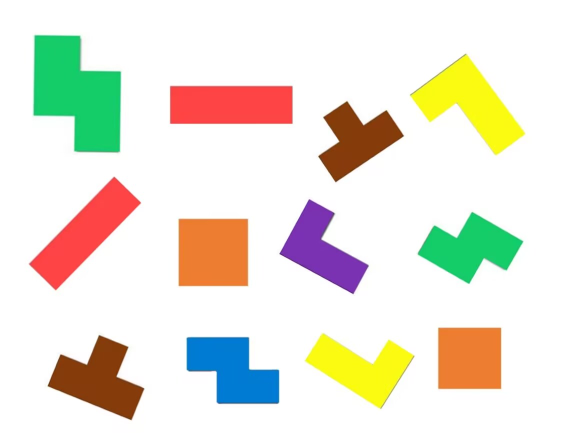
//> input picture 视觉进阶作业1.jpg, 1170 x 865 px (shown at 1/2 size)
$ ./quickdemo   (built with g++ and OpenCV 4)
//> lines starting //> are read from the running program, lines starting //| are printed output that depends on the picture; after the words box and inside, x2 and y2 are one past the last pixel; in counts of white or black regions, pixels touching at a corner belong together
#include <opencv2/opencv.hpp>
#include <iostream>
#include <vector>

using namespace cv;
using namespace std;

// 定义不同颜色的HSV范围，根据实验调整这些范围来准确检测特定颜色
Scalar lower_red(0, 170, 240), upper_red(20, 187, 255);
Scalar lower_green(60, 212, 200), upper_green(74, 240, 220);
Scalar lower_blue(90, 240, 205), upper_blue(103, 255, 210);
Scalar lower_brown(5, 220, 130), upper_brown(15, 239, 136);
Scalar lower_purple(136, 181, 172), upper_purple(138, 190, 181);
Scalar lower_orange(5, 202, 234), upper_orange(13, 220, 241);
Scalar lower_yellow(10, 220, 230), upper_yellow(30, 250, 251);

// 图像预处理函数，增强边缘细节，便于轮廓检测
Mat preprocessImage(Mat& img) {
    Mat hsv, mask, blurred, edges;

    // 将图像从 BGR 转换为 HSV 色彩空间
    cvtColor(img, hsv, COLOR_BGR2HSV);

    // 对图像进行高斯模糊，减少噪点
    GaussianBlur(hsv, blurred, Size(5, 5), 0);

    // 创建掩码图像（无特定范围），用作中间步骤
    inRange(blurred, Scalar(0, 0, 0), Scalar(255, 255, 255), mask);

    // 使用 Canny 算法检测边缘
    Canny(mask, edges, 100, 200);

    // 通过膨胀操作增强边缘
    Mat dilated;
    dilate(edges, dilated, Mat(), Point(-1, -1), 2, 1, 1);

    return dilated;
}

// 检测指定颜色范围的多边形轮廓，并标注每个形状
void detectAndLabelPolygon(Mat& img, Mat& hsv, Scalar lower, Scalar upper, const string& color_name, const Scalar& text_color) {
    // 根据给定的HSV范围生成二值掩码图像，仅保留目标颜色
    Mat mask;
    inRange(hsv, lower, upper, mask);

    // 再次膨胀掩码图像，以增强边界
    Mat dilated;
    dilate(mask, dilated, Mat(), Point(-1, -1), 2, 1, 1);

    // 存储检测到的轮廓
    vector<vector<Point>> contours;
    vector<Vec4i> hierarchy;
    findContours(dilated, contours, hierarchy, RETR_EXTERNAL, CHAIN_APPROX_SIMPLE);

    // 存储近似多边形轮廓的点集
    vector<vector<Point>> polygons;

    for (size_t i = 0; i < contours.size(); i++) {
        vector<Point> approx;

        // 使用多边形逼近方法，简化轮廓点集
        approxPolyDP(contours[i], approx, arcLength(contours[i], true) * 0.02, true);

        // 检查近似后的多边形是否至少有3个点，即是否为有效形状
        if (approx.size() >= 3) {
            polygons.push_back(approx);
        }
    }

    // 绘制多边形并标注颜色名称
    for (size_t i = 0; i < polygons.size(); i++) {
        // 绘制每个多边形轮廓，颜色为黑色框线
        polylines(img, polygons[i], true, Scalar(0, 0, 0), 2);

        // 获取轮廓的边界框，并在框的上方写入颜色名称
        Rect bounding_box = boundingRect(polygons[i]);
        putText(img, color_name, Point(bounding_box.x, bounding_box.y - 10), FONT_HERSHEY_SIMPLEX, 0.6, text_color, 2);
    }
}

int main() {
    // 加载目标图片
    Mat img = imread("D:\\学习资料\\素材\\视觉进阶作业1.jpg");
//> img is the input picture: 865 rows x 1170 cols, CV_8UC3; mean B, G, R 217.1, 230.2, 233.7

    // 检查图像是否加载成功
    if (img.empty()) {
        cerr << "图像加载失败！" << endl;
        return -1;
    }

    // 将图像从 BGR 转换为 HSV 色彩空间
    Mat hsv;
    cvtColor(img, hsv, COLOR_BGR2HSV);
//> hsv: 865 rows x 1170 cols, CV_8UC3; mean H, S, V 15.9, 45.4, 245.9

    // 对图像中的不同颜色形状进行检测和标注
    detectAndLabelPolygon(img, hsv, lower_red, upper_red, "Red", Scalar(0, 0, 255));
//> in detectAndLabelPolygon, `inRange(hsv, lower, upper, mask);`:
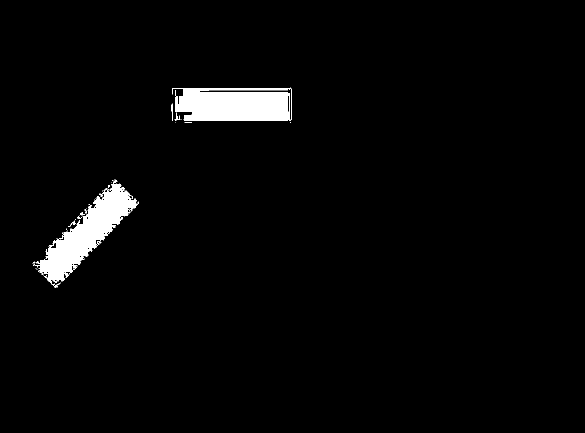
//> mask: 865 rows x 1170 cols, CV_8UC1 (shown at 1/2 size); 2.8% white; 43 white regions (34 under 20 px), largest, box (x1, y1, x2, y2) and area: (344, 175, 583, 242) 13874, (67, 359, 278, 571) 13577, (349, 225, 361, 242) 60
//> in detectAndLabelPolygon, `dilate(mask, dilated, Mat(), Point(-1, -1), 2, 1, 1);`: dilated: 865 rows x 1170 cols, CV_8UC1; 3.4% white; 2 white regions
//> in detectAndLabelPolygon, `findContours(dilated, contours, hierarchy, RETR_EXTERNAL, CHAIN_APPROX..`: contours = 2 contours; box (x1, y1, x2, y2) and area: (63, 357, 280, 578) 17212, (341, 173, 585, 248) 16640
//> the loop in detectAndLabelPolygon, `for (size_t i = 0; i < contours.size(); i++)` made 2 passes
//> the loop in detectAndLabelPolygon, `for (size_t i = 0; i < polygons.size(); i++)` made 2 passes
//> bounding_box on passes 1 to 2: Rect(63, 357, 217, 221), Rect(342, 174, 243, 74)
//> pass 1, in detectAndLabelPolygon, `putText(img, color_name, Point(bounding_box.x, bounding_box.y - 10), F..`:
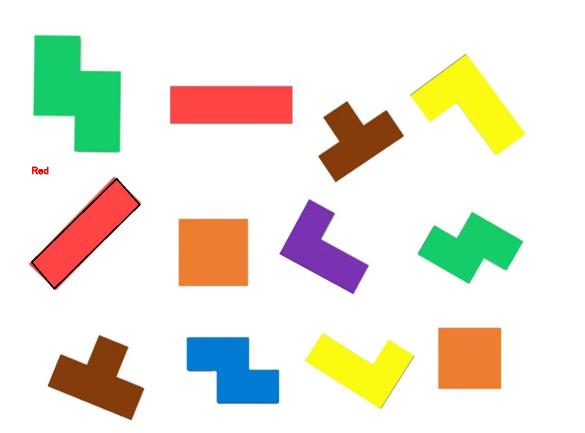
//> img: 865 rows x 1170 cols, CV_8UC3 (shown at 1/2 size); 0.22% of pixels changed, all inside (x1, y1, x2, y2) = (62, 333, 281, 579)
    detectAndLabelPolygon(img, hsv, lower_green, upper_green, "Green", Scalar(0, 255, 0));
//> in detectAndLabelPolygon (call 2), `inRange(hsv, lower, upper, mask);`: mask: 865 rows x 1170 cols, CV_8UC1; 3.8% white; 6 white regions (4 under 20 px), largest, box (x1, y1, x2, y2) and area: (72, 74, 239, 301) 24920, (841, 428, 1035, 563) 13205
//> in detectAndLabelPolygon (call 2), `dilate(mask, dilated, Mat(), Point(-1, -1), 2, 1, 1);`: dilated: 865 rows x 1170 cols, CV_8UC1; 4.1% white; 2 white regions
//> in detectAndLabelPolygon (call 2), `findContours(dilated, contours, hierarchy, RETR_EXTERNAL, CHAIN_APPROX..`: contours = 2 contours; box (x1, y1, x2, y2) and area: (70, 72, 241, 303) 26444, (839, 426, 1040, 565) 14601
//> the loop in detectAndLabelPolygon (call 2), `for (size_t i = 0; i < contours.size(); i++)` made 2 passes
//> the loop in detectAndLabelPolygon (call 2), `for (size_t i = 0; i < polygons.size(); i++)` made 2 passes
//> bounding_box on passes 1 to 2: Rect(839, 426, 198, 139), Rect(71, 73, 170, 230)
    detectAndLabelPolygon(img, hsv, lower_blue, upper_blue, "Blue", Scalar(255, 0, 0));
//> in detectAndLabelPolygon (call 3), `inRange(hsv, lower, upper, mask);`: mask: 865 rows x 1170 cols, CV_8UC1; 0.32% white; 19 white regions (9 under 20 px), largest, box (x1, y1, x2, y2) and area: (380, 678, 495, 736) 1418, (495, 738, 544, 768) 544, (379, 688, 446, 803) 517
//> in detectAndLabelPolygon (call 3), `dilate(mask, dilated, Mat(), Point(-1, -1), 2, 1, 1);`: dilated: 865 rows x 1170 cols, CV_8UC1; 0.68% white; 2 white regions
//> in detectAndLabelPolygon (call 3), `findContours(dilated, contours, hierarchy, RETR_EXTERNAL, CHAIN_APPROX..`: contours = 1 contour; box (x1, y1, x2, y2) and area: (374, 676, 558, 806) 15388
    detectAndLabelPolygon(img, hsv, lower_brown, upper_brown, "Brown", Scalar(42, 42, 165));
//> in detectAndLabelPolygon (call 4), `inRange(hsv, lower, upper, mask);`: mask: 865 rows x 1170 cols, CV_8UC1; 2.4% white; 34 white regions (31 under 20 px), largest, box (x1, y1, x2, y2) and area: (101, 677, 283, 832) 13299, (643, 208, 802, 359) 10524, (652, 229, 663, 239) 22
//> in detectAndLabelPolygon (call 4), `dilate(mask, dilated, Mat(), Point(-1, -1), 2, 1, 1);`: dilated: 865 rows x 1170 cols, CV_8UC1; 2.8% white; 2 white regions
//> in detectAndLabelPolygon (call 4), `findContours(dilated, contours, hierarchy, RETR_EXTERNAL, CHAIN_APPROX..`: contours = 2 contours; box (x1, y1, x2, y2) and area: (99, 674, 285, 836) 15473, (641, 206, 804, 361) 12690
    detectAndLabelPolygon(img, hsv, lower_purple, upper_purple, "Purple", Scalar(128, 0, 128));
//> in detectAndLabelPolygon (call 5), `inRange(hsv, lower, upper, mask);`: mask: 865 rows x 1170 cols, CV_8UC1; 1.1% white; 7 white regions (6 under 20 px), largest, box (x1, y1, x2, y2) and area: (565, 404, 731, 583) 11565
//> in detectAndLabelPolygon (call 5), `dilate(mask, dilated, Mat(), Point(-1, -1), 2, 1, 1);`:
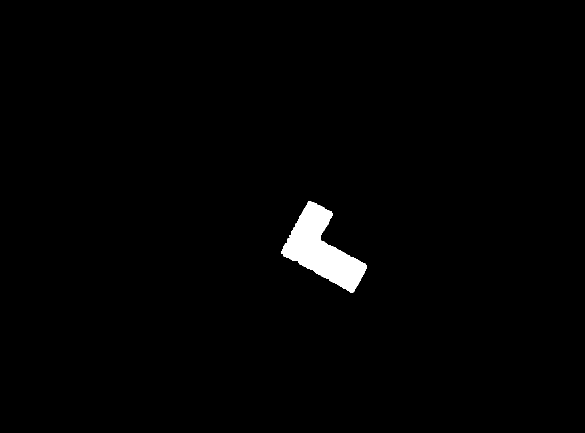
//> dilated: 865 rows x 1170 cols, CV_8UC1 (shown at 1/2 size); 1.4% white; 1 white region
//> in detectAndLabelPolygon (call 5), `findContours(dilated, contours, hierarchy, RETR_EXTERNAL, CHAIN_APPROX..`: contours = 1 contour; box (x1, y1, x2, y2) and area: (563, 402, 733, 585) 13391
//> the loop in detectAndLabelPolygon (call 5), `for (size_t i = 0; i < contours.size(); i++)` made 1 pass
//> the loop in detectAndLabelPolygon (call 5), `for (size_t i = 0; i < polygons.size(); i++)` made 1 pass
//> bounding_box on pass 1: Rect(563, 402, 170, 183)
    detectAndLabelPolygon(img, hsv, lower_orange, upper_orange, "Orange", Scalar(0, 165, 255));
//> in detectAndLabelPolygon (call 6), `inRange(hsv, lower, upper, mask);`: mask: 865 rows x 1170 cols, CV_8UC1; 2.7% white; 7 white regions (3 under 20 px), largest, box (x1, y1, x2, y2) and area: (361, 441, 491, 570) 14526, (880, 660, 1000, 775) 12227, (361, 461, 362, 544) 83, (418, 565, 449, 566) 31
//> in detectAndLabelPolygon (call 6), `dilate(mask, dilated, Mat(), Point(-1, -1), 2, 1, 1);`:
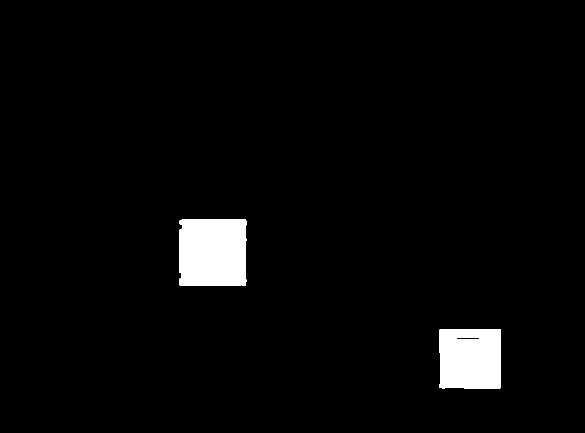
//> dilated: 865 rows x 1170 cols, CV_8UC1 (shown at 1/2 size); 3.1% white; 2 white regions
//> in detectAndLabelPolygon (call 6), `findContours(dilated, contours, hierarchy, RETR_EXTERNAL, CHAIN_APPROX..`: contours = 2 contours; box (x1, y1, x2, y2) and area: (359, 439, 493, 572) 17264, (878, 658, 1002, 777) 14075
//> the loop in detectAndLabelPolygon (call 6), `for (size_t i = 0; i < contours.size(); i++)` made 2 passes
//> the loop in detectAndLabelPolygon (call 6), `for (size_t i = 0; i < polygons.size(); i++)` made 2 passes
//> bounding_box on passes 1 to 2: Rect(879, 658, 122, 119), Rect(359, 439, 133, 132)
    detectAndLabelPolygon(img, hsv, lower_yellow, upper_yellow, "Yellow", Scalar(0, 255, 255));
//> in detectAndLabelPolygon (call 7), `inRange(hsv, lower, upper, mask);`:
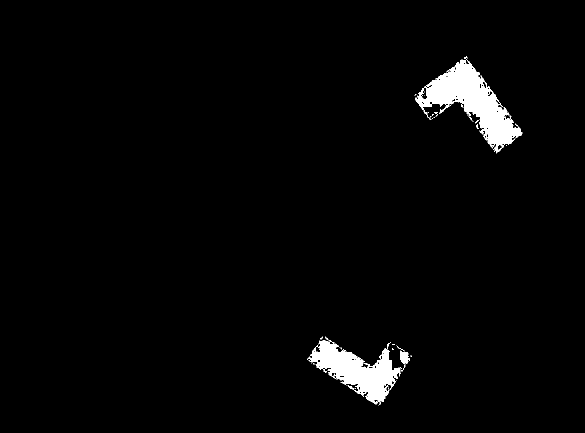
//> mask: 865 rows x 1170 cols, CV_8UC1 (shown at 1/2 size); 2.5% white; 61 white regions (54 under 20 px), largest, box (x1, y1, x2, y2) and area: (830, 119, 1045, 307) 14046, (614, 673, 803, 810) 10366, (800, 701, 820, 728) 366
//> in detectAndLabelPolygon (call 7), `dilate(mask, dilated, Mat(), Point(-1, -1), 2, 1, 1);`:
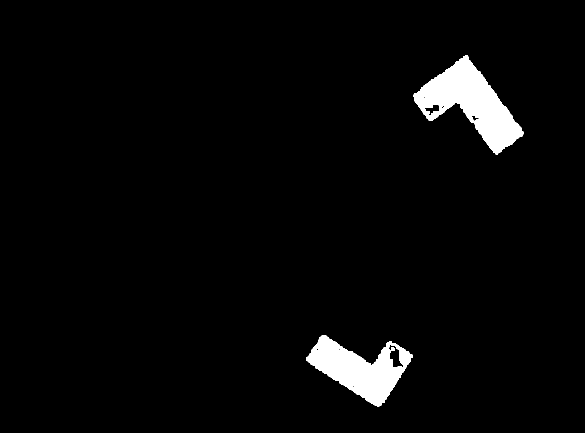
//> dilated: 865 rows x 1170 cols, CV_8UC1 (shown at 1/2 size); 3.2% white; 2 white regions
//> in detectAndLabelPolygon (call 7), `findContours(dilated, contours, hierarchy, RETR_EXTERNAL, CHAIN_APPROX..`: contours = 2 contours; box (x1, y1, x2, y2) and area: (827, 111, 1047, 309) 18204, (612, 671, 826, 813) 14694
//> the loop in detectAndLabelPolygon (call 7), `for (size_t i = 0; i < contours.size(); i++)` made 2 passes
//> the loop in detectAndLabelPolygon (call 7), `for (size_t i = 0; i < polygons.size(); i++)` made 2 passes
//> bounding_box on passes 1 to 2: Rect(612, 671, 214, 142), Rect(828, 112, 219, 197)

    // 显示处理后的图像
    imshow("Detected Polygons", img);
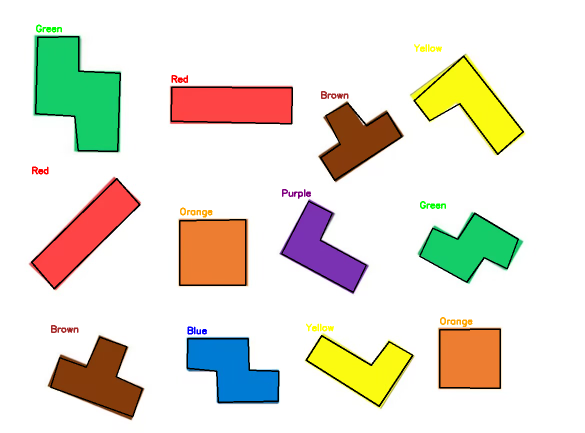
//> window 'Detected Polygons': 865 rows x 1170 cols, CV_8UC3 (shown at 1/2 size); mean B, G, R 214.1, 226.5, 229.9
    waitKey(0);

    return 0;
}
